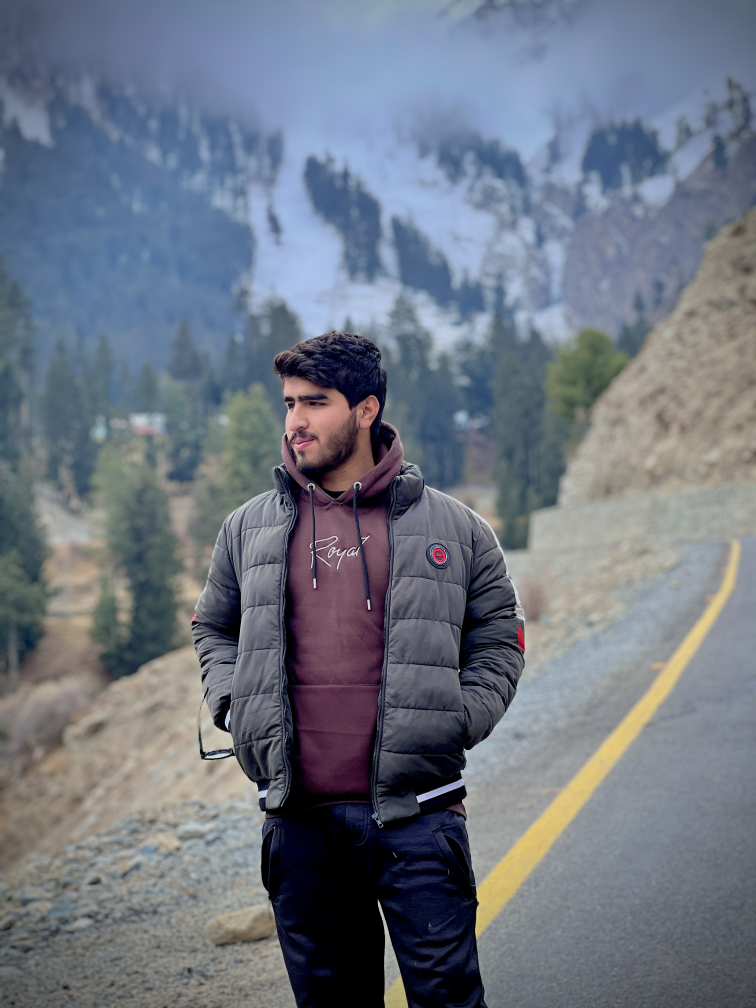
#> input picture Readimages/IMG_0886.JPG, 3024 x 4032 px, given in place of 984269812_3.png, which was not available (shown at 1/4 size)
$ python Xor.py
#> lines starting #> are read from the running program, lines starting #| are printed output that depends on the picture; pictures that were not available may be replaced by others from this repository, and a replacement may not be noted
import cv2
import numpy as np

img2 = cv2.imread(r"D:\Computervision\Bitwise_Operator\984269812_3.png")
#> img2 is the input picture: shape (4032, 3024, 3); mean B, G, R 129.9, 117.5, 110.6
img1 = cv2.imread(r"D:\Computervision\Bitwise_Operator\images.png")
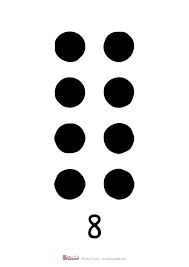
#> input picture Bitwise_Operator/images.png, 189 x 267 px, found by its file name
#> img1 is the input picture: shape (267, 189, 3); mean B, G, R 224.5, 224.5, 224.5


res = cv2.resize(img1,(500,500))
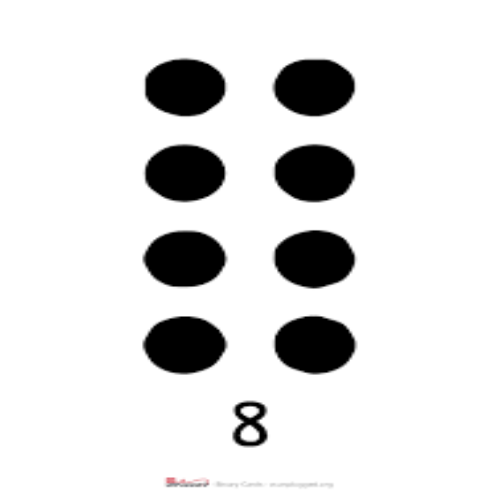
#> res: shape (500, 500, 3); mean B, G, R 224.5, 224.5, 224.5
res2 = cv2.resize(img2,(500,500))
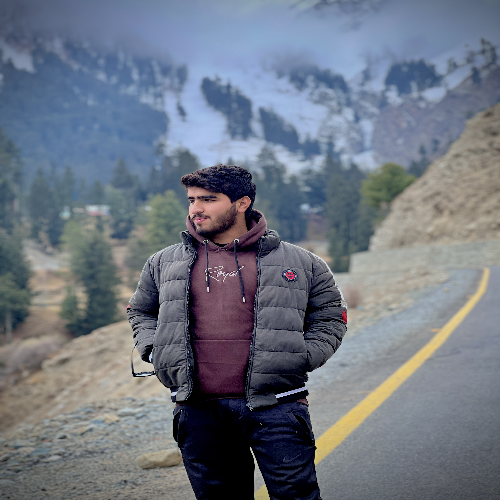
#> res2: shape (500, 500, 3); mean B, G, R 129.8, 117.5, 110.5

ands = cv2.bitwise_xor(res,res2)
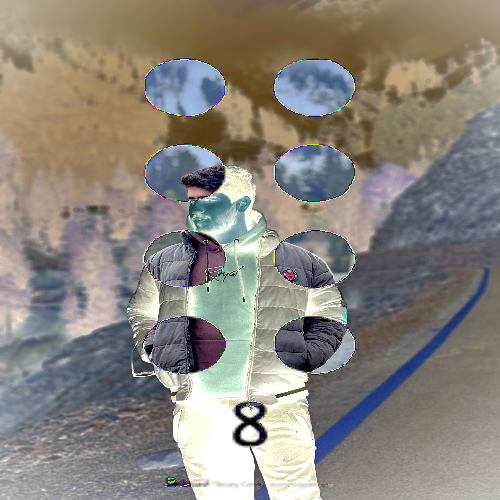
#> ands: shape (500, 500, 3); mean B, G, R 125.1, 132.7, 137.9

h = np.hstack((res,res2,ands))
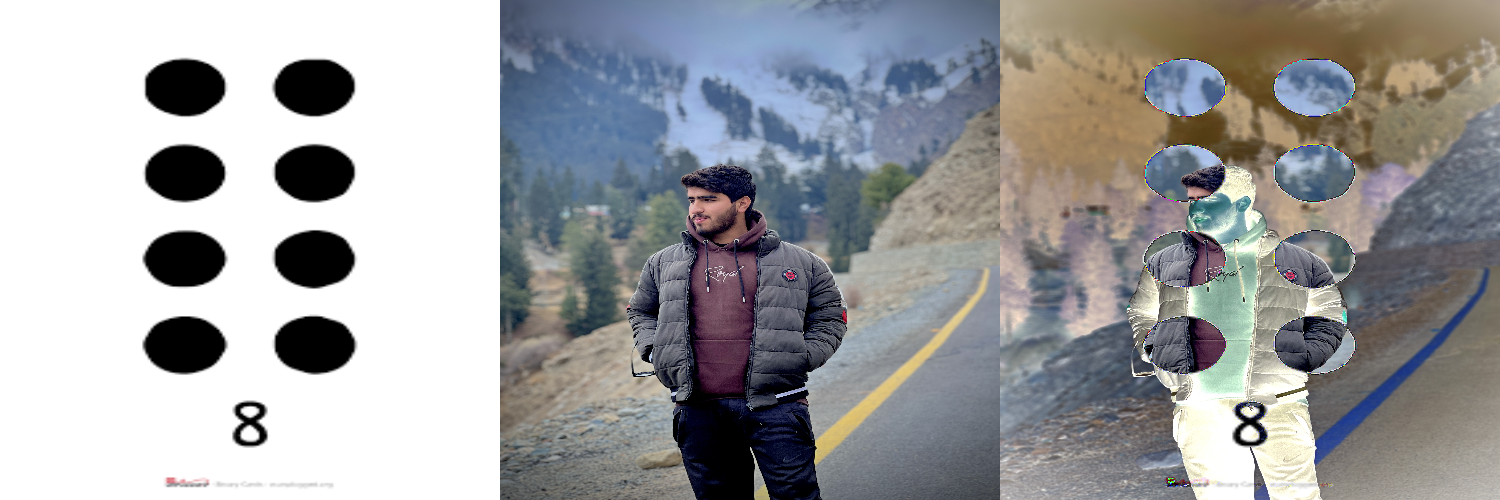
#> h: shape (500, 1500, 3); mean B, G, R 159.8, 158.2, 157.6

cv2.imshow("Xor oprtator perfom" , h)
cv2.waitKey(0)
cv2.destroyAllWindows(0)
